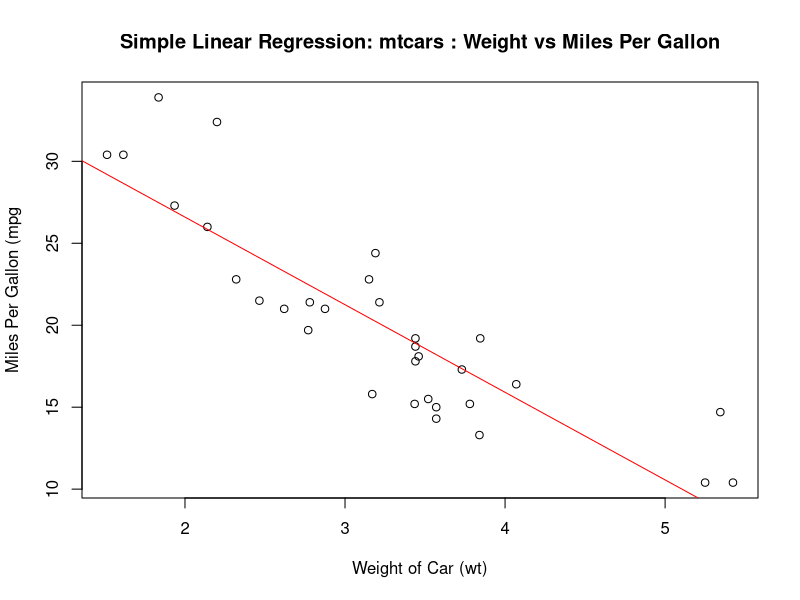

Source code (R):
data(mtcars)
model <- lm(mpg~wt, data = mtcars)
summary(model)

plot(mtcars$wt, mtcars$mpg,
     main = 'Simple Linear Regression: mtcars : Weight vs Miles Per Gallon',
     xlab = 'Weight of Car (wt)',
     ylab = 'Miles Per Gallon (mpg')
abline(model, col = 'red')
